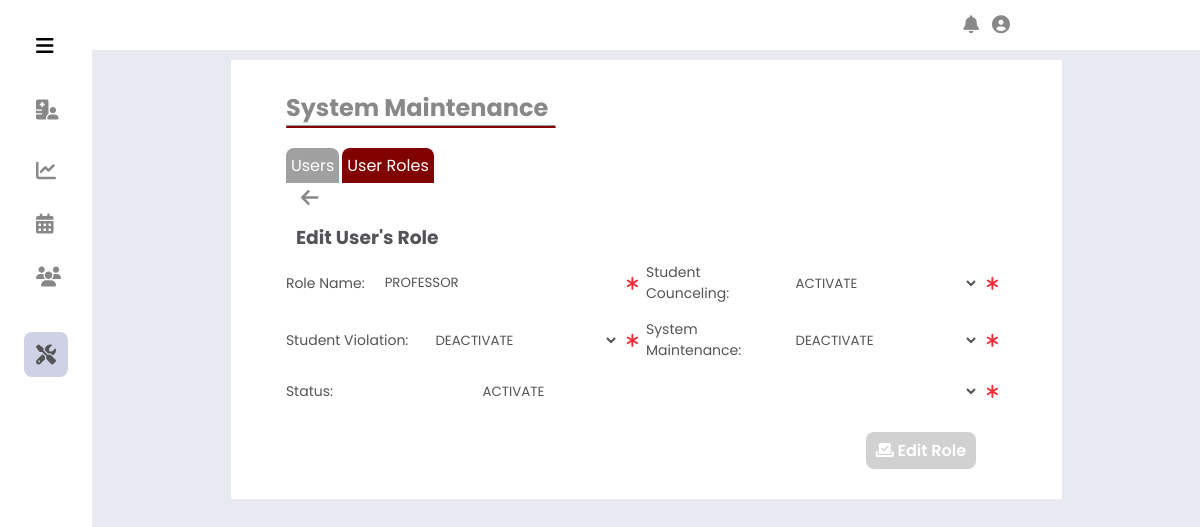
Screenshot of /Administrator/System Edit User Role Maintenance/?role_id=4 (signed in) with the database file from the repository.
### tables this page shows
CREATE TABLE IF NOT EXISTS `adminuserrole` (
  `AdminUserRoleID` int NOT NULL AUTO_INCREMENT,
  `AdminUserRole` varchar(255) NOT NULL,
  `AdminPageStudentCounceling` int NOT NULL,
  `AdminPageViolation` int NOT NULL,
  `AdminMaintenance` int NOT NULL,
  `StatusID` int NOT NULL,
  PRIMARY KEY (`AdminUserRoleID`),
  KEY `accountStatus_rolestats` (`StatusID`),
  KEY `studCounceling_status` (`AdminPageStudentCounceling`),
  KEY `studViolation_status` (`AdminPageViolation`),
  KEY `sysMain_status` (`AdminMaintenance`)
);

CREATE TABLE IF NOT EXISTS `statuscontent` (
  `StatusID` int NOT NULL AUTO_INCREMENT,
  `StatusDescription` varchar(20) NOT NULL,
  PRIMARY KEY (`StatusID`)
);

### Administrator/System Edit User Role Maintenance/index.php (the view, shortened to what this page needs)
<?php
    include_once('../includes/header.php');
    $role_id = $_GET['role_id'];
    $userRole = $conn->query("SELECT * FROM adminuserrole WHERE AdminUserRoleID = '$role_id' ");
    while($row = $userRole->fetch_assoc()){
        $id = $row['AdminUserRoleID']; $roleName = $row['AdminUserRole']; $studentCounc = $row['AdminPageStudentCounceling'];
        $studentViolation = $row['AdminPageViolation'];
        $sysMain = $row['AdminMaintenance']; $status = $row['StatusID'];
    }
?>
    <div class="body_container">
        <div class="content">
            <div class="title">
                <h1>System Maintenance</h1>
                <hr>
            </div>
            <div class="subcontent">
                <?php
                    include '../includes/main_sub_nav.php';
                ?>
                <a href="../System User Role Maintenance/" class="acc_bttn"><i class="fas fa-arrow-left"></i></a>
                <h3 class="subtitle">Edit User's Role</h3>
                <form id="editRole"  method = "POST">
                    <div class="input_group">
                        <div class="input_container">
                            <label for="#" class="label">Role Name: </label>
                            <div class="input " id="input_roleName">
                                <input class="input-field" type="text" placeholder="Insert Role Name" name="roleNameCheck"
                                id="roleNameCheck" value="<?php echo $roleName ?>">
                                <i class="fa-solid fa-asterisk"></i>
                            </div>
                        </div>
                        <div class="input_container">
                            <label for="studCouncheck" class="labelcheck">Student Counceling: </label>
                            <select class="input_fieldselectAdd" name="studCouncheck" id="studCouncheck">
                                    <?php
                                    $statuscheck = mysqli_query($conn, "SELECT StatusID, StatusDescription FROM `statuscontent`");
                                    while($row3 = mysqli_fetch_assoc($statuscheck)){
                                        $statsID = $row3['StatusID']; $statsName = $row3['StatusDescription'];
                                        ?>
                                    <option value = "<?php echo $statsID ?>" <?php if($statsID == $studentCounc ){echo "selected";}?>> <?php echo $statsName?>  </option>
                                <?php }?>
                            </select>
                            <i class="fa-solid fa-asterisk"></i>
                        </div>
                        <div class="input_container">
                            <label for="studViolationcheck" class="labelcheck">Student Violation: </label>
                            <select class="input_fieldselectAdd" name="studViolationcheck" id="studViolationcheck">
                                    <?php
                                    $statuscheck = mysqli_query($conn, "SELECT StatusID, StatusDescription FROM `statuscontent`");
                                    while($row3 = mysqli_fetch_assoc($statuscheck)){
                                        $statsID = $row3['StatusID']; $statsName = $row3['StatusDescription'];
                                        ?>
                                    <option value = "<?php echo $statsID ?>" <?php if($statsID == $studentViolation ){echo "selected";}?>> <?php echo $statsName?>  </option>
                                <?php }?>
                            </select>
                            <i class="fa-solid fa-asterisk"></i>
                        </div>
                        <div class="input_container">
                            <label for="sysMainsCheck" class="labelcheck">System Maintenance: </label>
                            <select class="input_fieldselectAdd" name="sysMainsCheck" id="sysMainsCheck">
                                    <?php
                                    $statuscheck = mysqli_query($conn, "SELECT StatusID, StatusDescription FROM `statuscontent`");
                                    while($row3 = mysqli_fetch_assoc($statuscheck)){
                                        $statsID = $row3['StatusID']; $statsName = $row3['StatusDescription'];
                                        ?>
                                    <option value = "<?php echo $statsID ?>" <?php if($statsID == $sysMain ){echo "selected";}?>> <?php echo $statsName?>  </option>
                                <?php }?>
                            </select>
                            <i class="fa-solid fa-asterisk"></i>
                        </div>
                        <div class="input_container">
                            <label for="sysMainsCheck" class="labelcheck">Status: </label>
                            <select class="input_fieldselectAdd" name="status" id="status" >
                                <?php
                                    $statuscheck = mysqli_query($conn, "SELECT StatusID, StatusDescription FROM `statuscontent`");
                                    while($row3 = mysqli_fetch_assoc($statuscheck)){
                                        $statsID = $row3['StatusID']; $statsName = $row3['StatusDescription'];
                                        ?>
                                    <option value = "<?php echo $statsID ?>" <?php if($statsID == $status ){echo "selected";}?>> <?php echo $statsName?>  </option>
                                <?php }?>
                            </select>
                            <i class="fa-solid fa-asterisk"></i>
                        </div>
                    </div>
                    <div class="action_content">
                        <button class= "bttn" type="submit" name="submit" id="submitRole">
                        <i class="fa-solid fa-check-to-slot"></i> Edit Role</button>
                    </div>
                </form>
            </div>
        </div>
    </div>
</body>
</html>

### Administrator/includes/css/side_nav.css (style rules this page uses)
:root { --nav-width: 92px; --button-color-font-icon: rgb(136, 136, 136); --button-hover-color-font-icon: rgb(84, 83, 87); --button-hover-bg: rgb(207 210 229); --color-content0-bg: white; --body-color: rgb(209, 209, 209); --normal-font-size: 1rem; --small-font-size: .875rem; --z-index: 100; }
* { margin: 0; padding: 0; box-sizing: border-box; font-family: 'Poppins',sans-serif; }
body { margin: 0; position: relative; padding: 0 0 0 5.75rem; transition: .5s; background-color: #e9eaf1; }
h1 { margin: 0; }
.fas { font-size: 1.25rem; margin-right: 3px; }
@media (max-width: 1200px) { .content { width: 75%; } }

### Administrator/includes/css/admin_navbar.css (style rules this page uses)
* { margin: 0; padding: 0; box-sizing: border-box; font-family: 'Poppins',sans-serif; }
:root { --nav-width: 92px; --button-color-font-icon: rgb(136, 136, 136); --button-hover-color-font-icon: rgb(84, 83, 87); --button-hover-bg: rgb(160, 160, 160); --color-content0-bg: white; --maroong-content-bg: #810000; --maroong-content-hover: #630000; --body-color: rgb(209, 209, 209); --dark--color: #45474b; --blue-color: #2a88e6; --normal-font-size: 1rem; --small-font-size: .875rem; --meduim-font-size: 15px; }
body { position: relative; background-color: #e9eaf1; }

### Administrator/includes/css/maintenance.css (style rules this page uses)
:root { --nav-width: 92px; --button-color-font-icon: rgb(136, 136, 136); --button-hover-color-font-icon: rgb(84, 83, 87); --button-hover-bg: rgb(160, 160, 160); --color-content0-bg: white; --maroong-content-bg: #810000; --maroong-content-hover: #630000; --body-color: rgb(209, 209, 209); --normal-font-size: 1rem; --small-font-size: .875rem; --meduim-font-size: 15px; }
* { margin: 0; padding: 0; box-sizing: border-box; font-family: 'Poppins',sans-serif; }
.body_container { display: flex; align-items: center; justify-content: center; padding-top: 50px; padding-bottom: 10px; }
.content { background-color: var(--color-content0-bg); margin-top: 10px; padding: 30px 5% 30px; width: 70%; height: auto; }
.content .title { width: 220px; }
.title h1 { font-size: 1.5rem; color: var(--button-color-font-icon); display: inline-block; }
.title hr { border-bottom: 2px solid var(--maroong-content-bg); }
.content .subcontent { width: 100%; height: auto; padding-bottom: 20px; }
@media (max-width: 1200px) { .content { width: 75%; } }

### Administrator/includes/css/modal_placement.css (style rules this page uses)
:root { --nav-width: 92px; --button-color-font-icon: rgb(136, 136, 136); --button-hover-color-font-icon: rgb(84, 83, 87); --button-hover-bg: rgb(160, 160, 160); --color-content0-bg: white; --maroong-content-bg: #810000; --maroong-content-hover: #630000; --body-color: rgb(209, 209, 209); --normal-font-size: 1rem; --small-font-size: .875rem; --meduim-font-size: 15px; }
* { margin: 0; padding: 0; box-sizing: border-box; font-family: 'Poppins',sans-serif; }

### Administrator/includes/css/modal_upload_placement.css (style rules this page uses)
:root { --nav-width: 92px; --button-color-font-icon: rgb(136, 136, 136); --button-hover-color-font-icon: rgb(84, 83, 87); --button-hover-bg: rgb(160, 160, 160); --color-content0-bg: white; --maroong-content-bg: #810000; --maroong-content-hover: #630000; --body-color: rgb(209, 209, 209); --normal-font-size: 1rem; --small-font-size: .875rem; --meduim-font-size: 15px; }
* { margin: 0; padding: 0; box-sizing: border-box; font-family: 'Poppins',sans-serif; }

### rows the page displays
adminuserrole: roleNameCheck "PROFESSOR", studCouncheck "ACTIVATE", studViolationcheck "DEACTIVATE", sysMainsCheck "DEACTIVATE", status "ACTIVATE"
